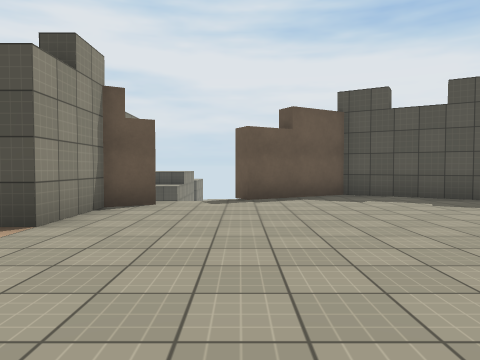
view 1 (above)

16 first-person views from a walk through a 3-D level made in the Unity game engine. The camera is 1.3 m above the floor, tilts 2° down and sees 70° across. The floor is counted in squares, 2 m on a side. Each view is taken from the middle of a square. On the plan, view 1 faces up. The plan holds only what a view shows up to about 10 squares ahead; the rest is blank. The place goes on beyond the plan. The player is left out. Surface patterns are stand-ins for the level's own textures.

view 2
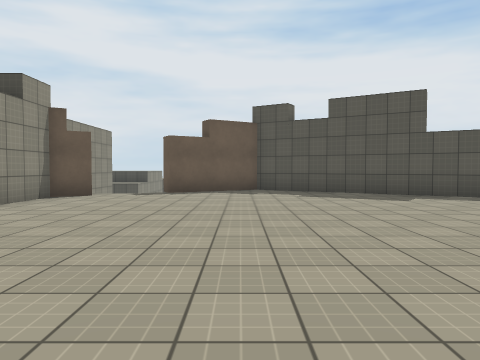

view 3
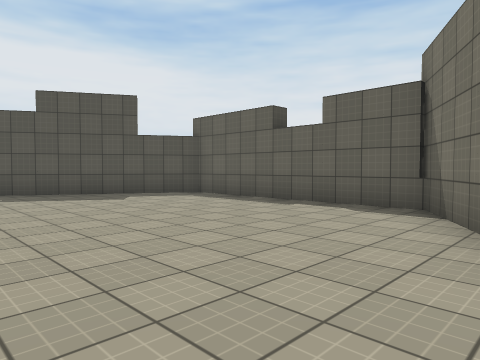

view 4
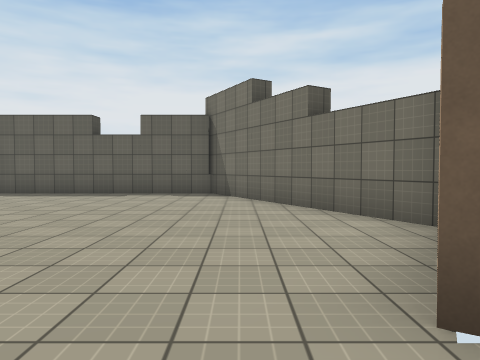

view 5
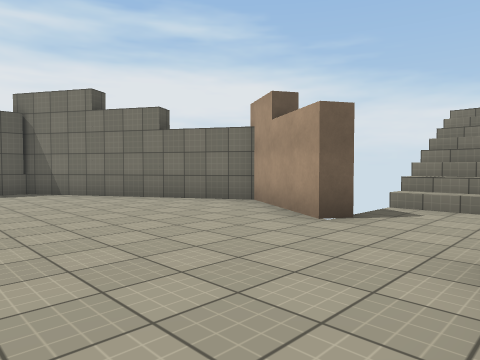

view 6
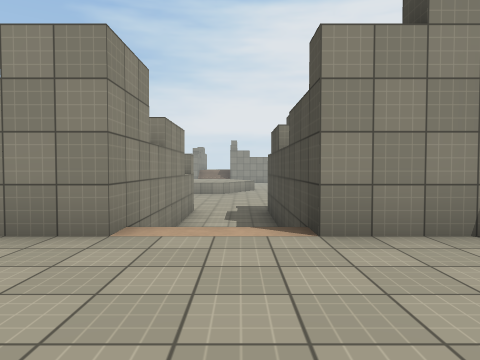

view 7
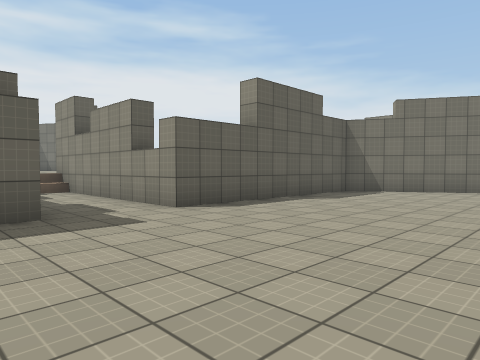

view 8
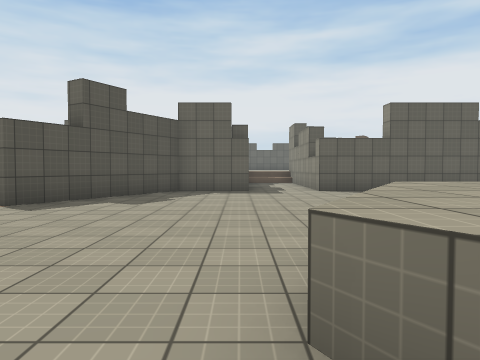

view 9
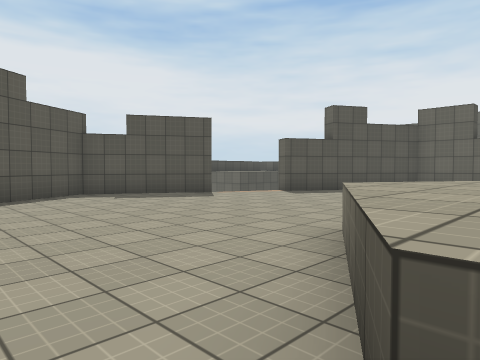

view 10
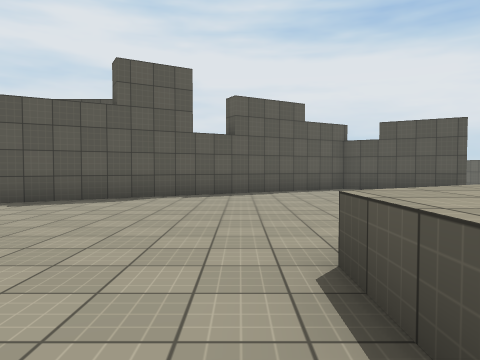

view 11
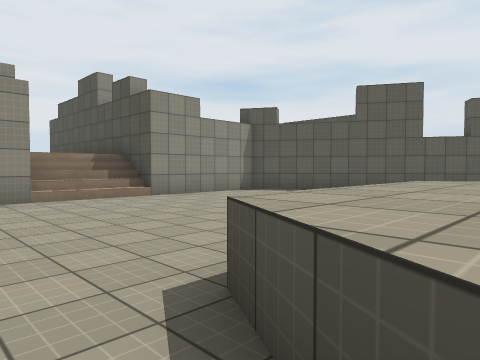

view 12
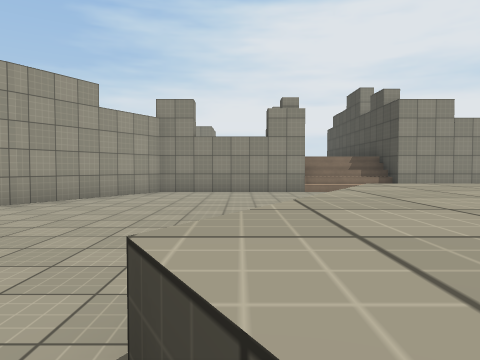

view 13
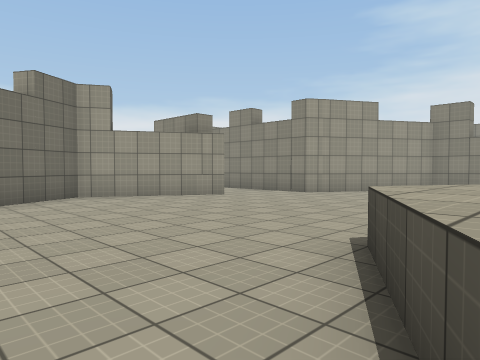

view 14
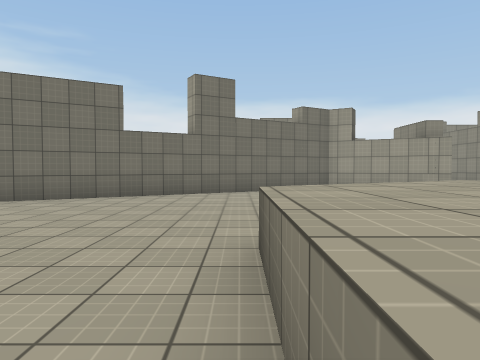

view 15
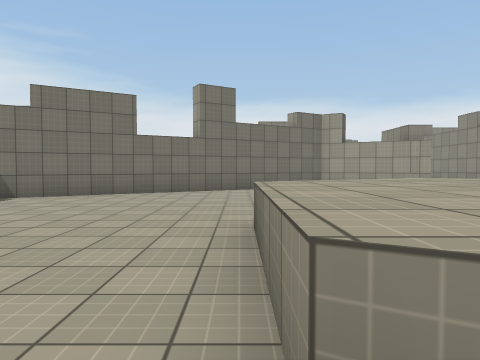

view 16
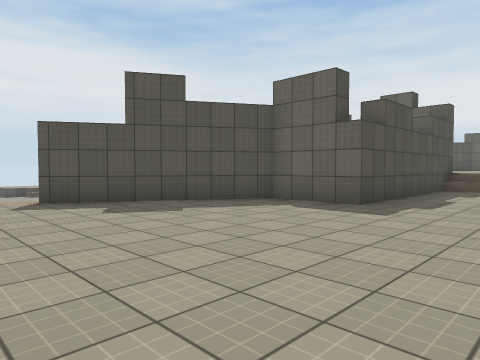

### Floor plan
Key: @ floor where view 1 was taken; # wall or solid block; . main floor; : floor 1 m higher than the main floor; / step, stairs or slope; ^ raised ledge.
Columns run from 27 left of view 1 to 8 right of it. Each row starts with its distance up from view 1.
 11          ####
 10        ###..##
  9      ###.....//
  8     ##.........###          #####
  7    ##............###      /##:::###
  6    ................#    ##::::::::##
  5  #.................#    #::::::::::#
  4  #.................######::::::::::#
  3 ##.......^^^............/::::::::::#
  2  /......^^^^^.........../::::::::::#
  1  /......^^ ^^......######::::::::::#
  0  /......^^ ^^......#     ::@:::::::#
 -1  #......^^^^^......#      ::::::::##
 -2  #........^........#      ::#:::###
 -3  #.................#      ::#####
 -4  #.................#      //
 -5  ###.............###      //
 -6    ###.........###        //
 -7      #........##
 -8       ..#...###
 -9         #####

Where each view was taken, in squares from view 1:
view 1: 0 up, 0 right, facing up
view 2: 2 down, 2 right, facing up
view 3: 2 down, 2 right, facing up-right
view 4: 1 down, 1 left, facing right
view 5: 2 up, 2 left, facing down-right
view 6: 3 up, 1 right, facing left
view 7: 5 up, 13 left, facing down-right
view 8: 4 up, 18 left, facing right
view 9: 2 up, 20 left, facing up-right
view 10: 0 up, 20 left, facing up
view 11: 2 down, 18 left, facing up-left
view 12: 2 down, 16 left, facing left
view 13: 1 down, 14 left, facing down-left
view 14: 2 up, 14 left, facing down
view 15: 3 up, 14 left, facing down
view 16: 1 up, 14 left, facing up-right
